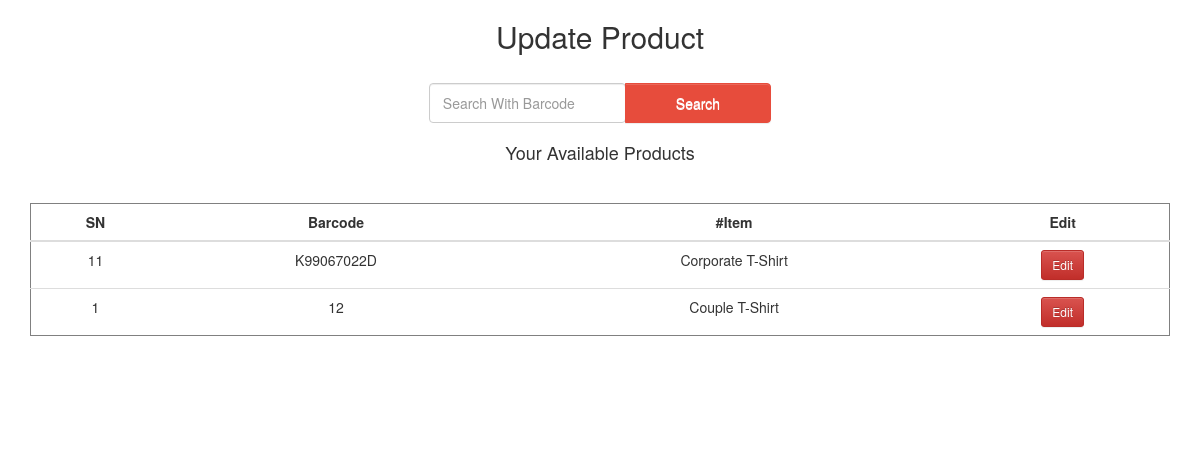
Screenshot of /updateproduct.php (signed in) with the database file from the repository.
### tables this page shows
CREATE TABLE `dorypos_product` (
  `row_id` int(11) NOT NULL AUTO_INCREMENT,
  `name` varchar(255) NOT NULL,
  `barcode` varchar(255) NOT NULL,
  `cost` float NOT NULL,
  `price` float NOT NULL,
  `in_quantity` int(11) DEFAULT NULL,
  `quantity` int(11) NOT NULL,
  `category_id` int(11) NOT NULL,
  `brand_id` int(11) NOT NULL,
  `comment` varchar(255) DEFAULT NULL,
  `created_date` varchar(100) NOT NULL,
  PRIMARY KEY (`row_id`)
);

### function.php (called while the page is built, shortened)
<?php
function token()
{
  $token =rand(10000,99999);
  $token =md5($token);
  return $token;
}
function handler()
{
  $handler = chr(rand(97,122));
  $handler .= chr(rand(65,90));
  $handler .= chr(rand(65,90));
  $handler .= chr(rand(65,90));
  $handler .= chr(rand(97,122));
  $handler .= chr(rand(97,122));
  return $handler;
}
  ?> <script>alert("<?php echo $record['paid']; ?>");</script> <?php

### updateproduct.php (the view, shortened to what this page needs)
<!DOCTYPE HTML>
<html lang="en-US" ng-app>
<?php
      require 'function.php';
      $db = connector_db();
 ?>
<head>
	<link rel="stylesheet" type="text/css" href="assets/css/bootstrap.css" media="all" />
	<link rel="stylesheet" type="text/css" href="assets/css/bootstrap-theme.css" media="all" />
	<link rel="stylesheet" type="text/css" href="assets/css/normalize.css" media="all" />
	<link rel="stylesheet" type="text/css" href="assets/css/font-awesome.css" media="all" />
	<link rel="stylesheet" href="assets/css/sweetalert.min.css">
</head>
<body>
      <div class="container text-center">
      	 <div class="delete-heading">
      	 	<h2>Update Product</h2>
      	 </div>
      	 <div class="search">
      	 	<form action="" method="POST">
      	 	 <div class="btn-group" role="group" aria-label="Button group with nested dropdown">
			  <div class="btn-group" role="group">
			  	<input type="text" class="form-control search-input" id="focus" aria-describedby="emailHelp" placeholder="Search With Barcode" name="barcode_">
			  </div>
			  <div class="btn-group" role="group">
			  	<button class="btn btn-default searchbtn" name="entry" >Search</button>
			  </div>
			</div>
					 </form>
      	 </div>
      	 <div class="product-list">
      	 	<div class="list-heading">
      	 		<h4>Your Available Products</h4>
      	 	</div>
      	 	<div class="product-table">
					 <div id="table-scroll">
      	 		<table class="table table-fixed table-hover text-center">
				    <thead>
				      <tr>
					  	<th>SN</th>
				        <th>Barcode</th>
				        <th>#Item</th>
				        <th>Edit</th>
				      </tr>
				    </thead>
				    <tbody>
							<?php
							$sql = "SELECT * FROM dorypos_product ORDER BY row_id DESC";
							$result = mysqli_query($db, $sql);
							if(mysqli_num_rows($result) > 0){
								while($record = mysqli_fetch_assoc($result)){
								?>
				      <tr>
						<td><?php echo $record['row_id']; ?></td>
				        <td><?php echo $record['barcode']; ?></td>
				        <td><?php echo $record['name']; ?></td>
				        <td><a href="updateproduct2.php?app=<?php echo handler(); ?>&token=<?php echo token(); ?>&entry=true&barcode_=<?php echo $record['barcode']; ?>" class="btn btn-sm btn-danger">Edit</a></td>
							</tr>
							<?php
							}
							}
							 ?>
				    </tbody>
					</table>
						</div>
      	 	</div>
      	 </div>
      </div>
</body>
</html>

### updateproduct.php (style rules this page uses)
.search-input { padding: 19px 13px; }
.searchbtn { padding: 9px 50px; background: #e74c3c; color: #fff; border-color: #e74c3c; outline: none; }
.delete-heading h2 { color: #333; margin-top: 20px; margin-bottom: 30px; }
.list-heading h4 { color: #333; margin-top: 20px; }
th { text-align: center; }
.table { border: 1px solid grey; }
#table-scroll { height: 230px; overflow: auto; margin-top: 40px; }

### rows the page displays
dorypos_product: row_id "11", barcode "K99067022D", name "Corporate T-Shirt"
dorypos_product: row_id "1", barcode "12", name "Couple T-Shirt"
